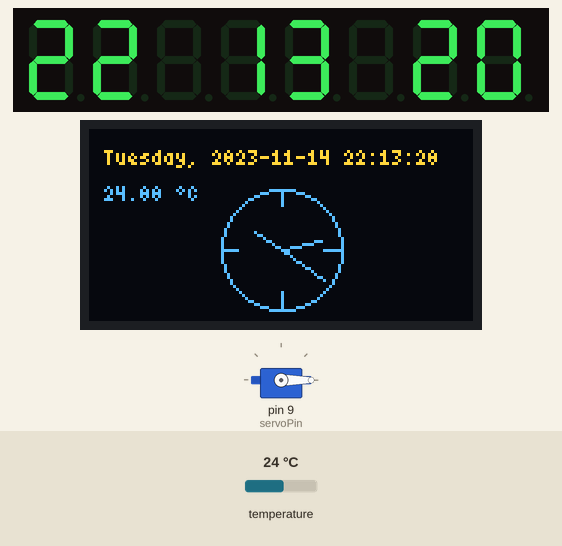
This sketch was run on a simulated Arduino Uno, built with avr-gcc and run on an emulated ATmega328P. Shown: servo, 8-digit seven-segment display, 128×64 one-colour display. Inputs (shaded band) come from the test bench; at power-on: temperature 24 °C. The OLED is the two-colour kind (top 16 rows yellow); the local clock reads 2024-03-15 10:24:30 at power-on unless the sketch sets it.

Above: at 1.26 s.
1.3 s: temperature set to 28 °C
At 2.0 s:
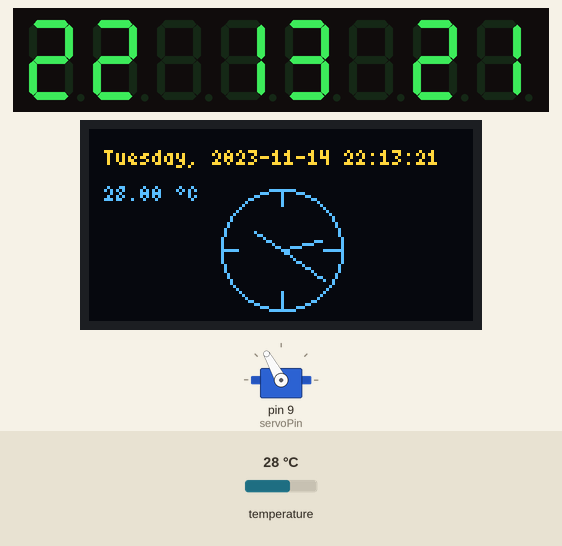
3.7 s: temperature set to 33 °C
At 4.7 s:
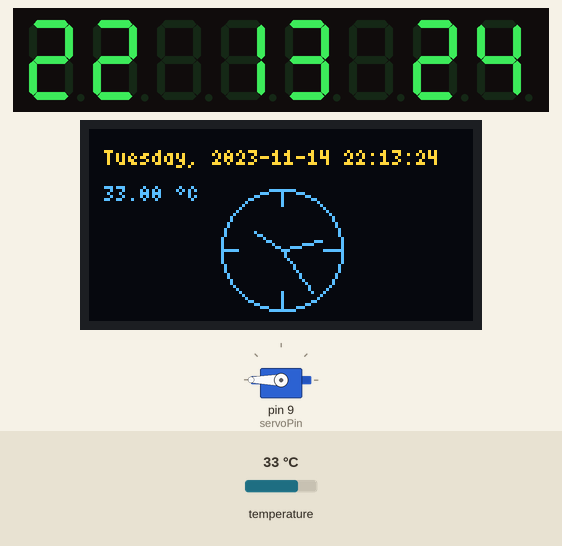
5.9 s: temperature set to 29 °C
At 7.8 s:
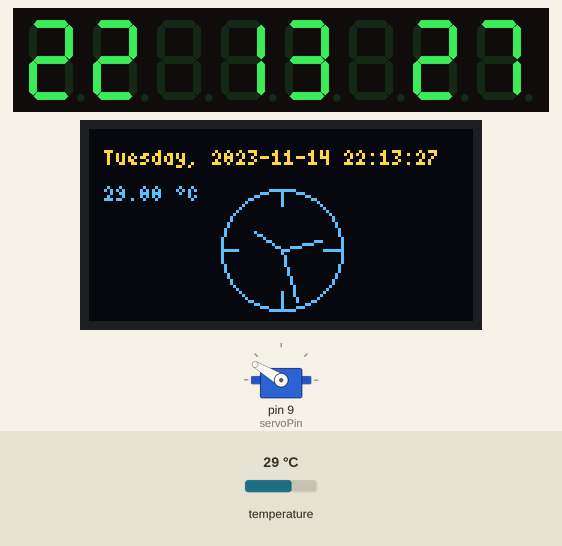
Timing chart, 0 to 9.3 s (numbered marks = the images above; inputs shaded):
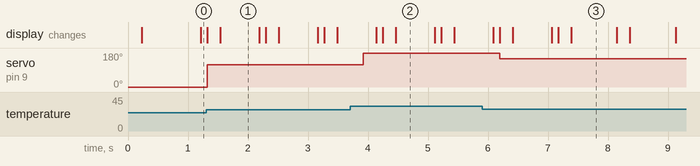

Measured:
- after the input at 1.3 s, servo on pin 9 (servoPin): 0° → 119° at once
- after the input at 3.7 s, servo on pin 9 (servoPin): 119° → 180° after 0.22 s
- after the input at 5.9 s, servo on pin 9 (servoPin): 180° → 149° after 0.29 s
- what the display in image 1 shows lasts 0.7 s, from 1.5 s to 2.2 s
- what the display in image 2 shows lasts 0.6 s, from 4.5 s to 5.1 s
- what the display in image 3 shows lasts 0.7 s, from 7.4 s to 8.1 s

The sketch:

clock.ino
```cpp
/*
  Name: Clock project
  Author: Simon Bukvic
  Date: 2025-11-07
  Description: Displays the time, date and temperature on a screen.
 */

// Include libraries
#include "U8glib.h"
#include "RTClib.h"
#include "Servo.h"
#include "LedControl.h"

// Construct object
U8GLIB_SSD1306_128X64 u8g(U8G_I2C_OPT_NO_ACK);
RTC_DS3231 rtc;
Servo myservo;
LedControl lc = LedControl(11, 12, 10, 1);

// Constants
const int servoPin = 9;

const int servoTempMin = 24;
const int servoTempMax = 30;

const int clockX = 64;
const int clockY = 40;
const int clockRadius = 20;

const int clockMainHourLength = clockRadius * 0.3; // the lines indicating hour 0, 3, 6, 9
const int secondRadius = clockRadius * 0.9;
const int minuteRadius = clockRadius * 0.7;
const int hourRadius = clockRadius * 0.5;

const float pi = 3.141528;

const char daysOfTheWeek[7][12] = {"Sunday", "Monday", "Tuesday", "Wednesday", "Thursday", "Friday", "Saturday"};

// Initiates ther Real-Time Clock module
void setupRTC() {
  if (! rtc.begin()) {
    Serial.println("Couldn't find RTC");
    Serial.flush();
    while (1) delay(10);
  }

  if (rtc.lostPower()) {
    Serial.println("RTC lost power, let's set the time!");
    // When time needs to be set on a new device, or after a power loss, the
    // following line sets the RTC to the date & time this sketch was compiled
    rtc.adjust(DateTime(F(__DATE__), F(__TIME__)));
    // This line sets the RTC with an explicit date & time, for example to set
    // January 21, 2014 at 3am you would call:
    //rtc.adjust(DateTime(2014, 1, 21, 3, 0, 0));
  }

  // When time needs to be re-set on a previously configured device, the
  // following line sets the RTC to the date & time this sketch was compiled
  rtc.adjust(DateTime(F(__DATE__), F(__TIME__)));
  // This line sets the RTC with an explicit date & time, for example to set
  // January 21, 2014 at 3am you would call:
  //rtc.adjust(DateTime(2014, 1, 21, 3, 0, 0));
}

// Initiates the 8 digit 7 segment display
void setupLCD() {
  lc.shutdown(0, false);   // Wake up the MAX7219
  lc.setIntensity(0, 15);   // Brightness 0–15
  lc.clearDisplay(0);      // Clear the display
}

// Main setup
void setup () {
  Serial.begin(9600);
  myservo.attach(servoPin);
  u8g.setFont(u8g_font_4x6);
  setupRTC();
  setupLCD();

  // LCD pins
  pinMode(10, OUTPUT);
  pinMode(11, OUTPUT);
  pinMode(12, OUTPUT);
}

// Main loop
void loop () {
  String time = getTime();
  float temp = rtc.getTemperature();

  updateServo(temp);
  updateLCD();

  draw(time, String(temp));
  delay(100);
}


// Function that returns the current date and time as a string
String getTime() {
  // Get the current time from the RTC
  DateTime now = rtc.now();

  // Getting each time field in individual variables
  // And adding a leading zero when needed;

  String yearStr = String(now.year(), DEC);
  String monthStr = (now.month() < 10 ? "0" : "") + String(now.month(), DEC);
  String dayStr = (now.day() < 10 ? "0" : "") + String(now.day(), DEC);
  String hourStr = (now.hour() < 10 ? "0" : "") + String(now.hour(), DEC);
  String minuteStr = (now.minute() < 10 ? "0" : "") + String(now.minute(), DEC);
  String secondStr = (now.second() < 10 ? "0" : "") + String(now.second(), DEC);
  String dayOfWeek = daysOfTheWeek[now.dayOfTheWeek()];

  // Complete time string
  String formattedTime = dayOfWeek + ", " + yearStr + "-" + monthStr + "-" + dayStr + " " + hourStr + ":" + minuteStr + ":" + secondStr;
  return formattedTime;
}

// Update the servo according to the current temperature
void updateServo(float temp) {
  const int multiplier = 100;
  int integerTemp = temp * multiplier; // ex. 20 degrees to 200
  int servoAngle = map(integerTemp, servoTempMin*multiplier, servoTempMax*multiplier, 0, 179);
  myservo.write(servoAngle);
}

void updateLCD() {
  // get time like the following: "hh mm ss"
  DateTime now = rtc.now();

  String hourStr = (now.hour() < 10 ? "0" : "") + String(now.hour(), DEC);
  String minuteStr = (now.minute() < 10 ? "0" : "") + String(now.minute(), DEC);
  String secondStr = (now.second() < 10 ? "0" : "") + String(now.second(), DEC);

  String time = hourStr + " " + minuteStr + " " + secondStr;

  for (int i = 0; i < 8; i++) {
    lc.setChar(0, 7 - i, time[i], false);
  }
}

// Draws the analog clock to the screen, however, doesn't actually refresh the screen
void drawAnalogClock() {
  DateTime now = rtc.now();
  uint8_t second = now.second();
  float minute = now.minute() + second / 60;
  float hour = now.hour() + minute / 60;

  // Math behind the clock lines, visualized here: https://www.geogebra.org/classic/unfashgk
  float sx = sin(second * pi / 30) * secondRadius + clockX;
  float sy = -cos(second * pi / 30) * secondRadius + clockY;

  int mx = sin(minute * pi / 30) * minuteRadius + clockX;
  int my = -cos(minute * pi / 30) * minuteRadius + clockY;

  int hx = sin(hour * pi / 6) * hourRadius + clockX;
  int hy = -cos(hour * pi / 6) * hourRadius + clockY;

  // Draw second, minute and hour
  u8g.drawLine(clockX, clockY, sx, sy);
  u8g.drawLine(clockX, clockY, mx, my);
  u8g.drawLine(clockX, clockY, hx, hy);

  // Draw main hour lines
  u8g.drawVLine(clockX, clockY - clockRadius, clockMainHourLength);
  u8g.drawVLine(clockX, clockY + clockRadius - clockMainHourLength, clockMainHourLength);
  u8g.drawHLine(clockX - clockRadius, clockY, clockMainHourLength);
  u8g.drawHLine(clockX + clockRadius - clockMainHourLength, clockY, clockMainHourLength);

  u8g.drawCircle(clockX, clockY, clockRadius);
}

// Update the screen
void draw(String time, String temp) {
  u8g.firstPage();
  do {
    drawAnalogClock();
    u8g.drawStr(5, 12, time.c_str());
    u8g.drawStr(5, 24, (temp+" "+char(176)+"C").c_str());

  } while (u8g.nextPage());
}
```
